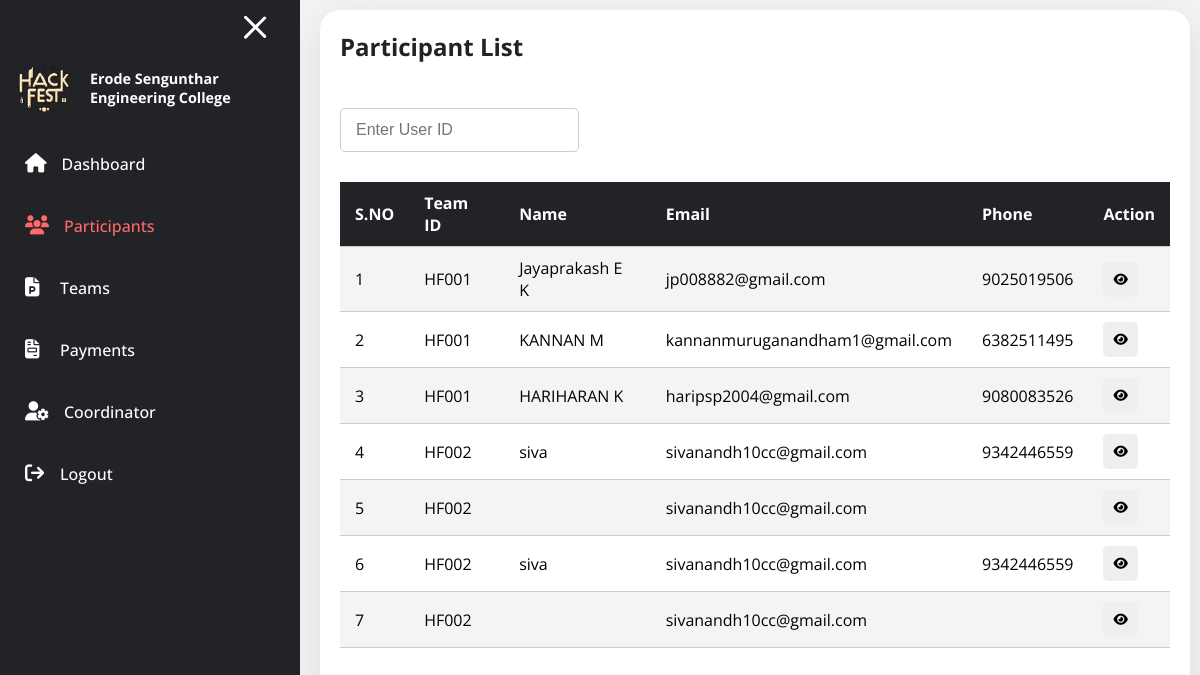
The app's page /admin/userList.php (signed in) with its own data.
### tables this page shows
CREATE TABLE `registration` (
  `ID` int(11) NOT NULL,
  `NAME` varchar(255) NOT NULL,
  `EMAIL` varchar(255) NOT NULL,
  `MOBILE` varchar(255) NOT NULL,
  `YEAR` varchar(255) NOT NULL,
  `DEPARTMENT` varchar(255) NOT NULL,
  `COLLEGE` text NOT NULL,
  `GENDER` varchar(255) NOT NULL,
  `T_ID` varchar(255) NOT NULL,
  `created_at` datetime NOT NULL DEFAULT current_timestamp()
);

### admin/userList.php (the view, shortened to what this page needs)
<?php
include "../config.php";
if (isset($_SESSION['id']) && isset($_SESSION['role'])) {
?>
    <!DOCTYPE html>
    <html lang="en">
    <head>
        <?php include "./includes.php"; ?>
    </head>
    <body>
        <?php include "./header.php"; ?>
        <div class="container">
            <div class="header">
                <h2>Participant List</h2>
            </div>
            <div class="search-form">
                <div class="input-group">
                    <input type="text" id="search-field" placeholder="Enter User ID">
                </div>
            </div>
            <div class="table">
                <table>
                    <tr>
                        <th>S.NO</th>
                        <th>Team ID</th>
                        <th>Name</th>
                        <th>Email</th>
                        <th>Phone</th>
                        <th>Action</th>
                    </tr>
                    <?php
                    $sql = "SELECT * FROM registration ORDER BY T_ID";
                    $result = $conn->query($sql);
                    if ($result->num_rows > 0) {
                        $i = 1;
                        while ($row = $result->fetch_assoc()) {
                    ?>
                            <tr>
                                <td><?php echo $i; ?></td>
                                <td><?php echo $row['T_ID']; ?></td>
                                <td><?php echo $row['NAME']; ?></td>
                                <td><?php echo $row['EMAIL']; ?></td>
                                <td><?php echo $row['MOBILE']; ?></td>
                                <td>
                                    <button onclick="fetchUser('<?php echo $row['ID']; ?>')">
                                        <i class="fa-solid fa-eye"></i>
                                    </button>
                                </td>
                            </tr>
                    <?php
                            $i++;
                        }
                    }
                    ?>
                </table>
            </div>
        </div>
    </body>
    </html>
<?php } else {
    header("Location: ./index.php");
}

### admin/includes.php (shortened to what this page needs)
<?php
$url = "http" . (isset($_SERVER["HTTPS"]) && $_SERVER["HTTPS"] === "on" ? "s" : "") . "://" . $_SERVER["HTTP_HOST"] . "/hackfest";
?>
<link rel="stylesheet" href="<?php echo $url; ?>/admin/css/style.css?<?php echo time();?>">

### admin/header.php (shortened to what this page needs)
<header>
    <label for="toggleInput">
        <span></span>
    </label>
    <div class="header">
        <img src="../assets/img/logo.png" alt="ESECollege Logo">
        <h2>
            Erode Sengunthar Engineering College
        </h2>
    </div>
    <nav>
        <ul>
            <li class="dashboard">
                <a href="./dashboard.php">
                    <i class="fa fa-home" aria-hidden="true" title="Dashboard"></i>
                    <span>Dashboard</span>
                </a>
            </li>
            <li class="userList">
                <a href="./userList.php">
                    <i class="fa fa-users" aria-hidden="true" title="Participants"></i>
                    <span>Participants</span>
                </a>
            </li>
            <li class="papersList">
                <a href="./papersList.php">
                    <i class="fa fa-file-powerpoint" aria-hidden="true" title="Teams"></i>
                    <span>Teams</span>
                </a>
            </li>
            <li class="paymentList">
                <a href="./paymentList.php">
                    <i class="fa fa-file-invoice" aria-hidden="true" title="Payments"></i>
                    <span>Payments</span>
                </a>
            </li>
            <li class="coordinatorList">
                <a href="./coordinatorList.php">
                    <i class="fa fa-user-gear" aria-hidden="true" title="Dashboard"></i>
                    <span>Coordinator</span>
                </a>
            </li>
            <li class="logout">
                <a href="./logout.php">
                    <i class="fa fa-arrow-right-from-bracket" aria-hidden="true" title="Dashboard"></i>
                    <span>Logout</span>
                </a>
            </li>
        </ul>
    </nav>
</header>

### admin/css/style.css (style rules this page uses)
:root { --primary: #ff6969; --secondary: #222327; --light: #ffffff; --danger: #d63031; --success: #00b894; --warning: #f1c40f; }
* { margin: 0; padding: 0; box-sizing: border-box; }
body { font-family: 'Open Sans', sans-serif; background-color: #f4f4f4; display: flex; gap: 10px; }
.search-form { width: 100%; margin: 10px auto; display: flex; flex-wrap: wrap; }
.search-form .input-group { margin: 10px; display: flex; flex-wrap: wrap; }
form .input-group input, form .input-group select, .search-form .input-group input, .search-form .input-group select { width: 100%; padding: 12px 15px; outline: none; border: 1px solid #ccc; border-radius: 5px; margin-top: 5px; font-size: 1rem; }
header { position: sticky; top: 0; max-width: 60px; height: 100vh; background-color: var(--secondary); padding: 10px; overflow: hidden; transition: all 0.5s ease-in-out; }
header.active { min-width: 300px; }
header label { display: flex; align-items: center; flex-direction: column; margin: 0 10px 10px; }
header.active label { align-items: flex-end; }
header label span { width: 30px; height: 3px; margin: 4px 0; background-color: var(--light); display: block; border-radius: 5px; transition: all .3s ease-in-out; }
header .header { display: flex; align-items: center; justify-content: space-between; }
header .header img { width: auto; height: 50px; object-fit: cover; }
header.active .header img { height: 70px; }
header .header h2 { color: var(--light); font-size: 0.9rem; font-weight: 700; margin-left: 10px; }
header nav { width: 100%; transition: all .3s ease-in-out; z-index: 1000; }
header nav ul { width: 100%; height: 100%; display: flex; flex-direction: column; gap: 20px; padding: 20px 15px; list-style: none; }
header nav ul li { width: 100%; margin: 10px 0; transition: all .3s ease-in-out; }
header nav ul li a { color: var(--light); font-size: 1rem; font-weight: 500; text-decoration: none; display: flex; align-items: center; gap: 15px; transition: all .3s ease-in-out; }
header nav ul li a:hover, header nav ul li.active a { color: var(--primary); }
header nav ul li a i { font-size: 1.2rem; min-width: 20px; }
header input:checked~label span:nth-child(3) { transform: rotate(-45deg) translateY(-14px); }
.container { width: 100%; background-color: var(--light); margin: 10px; border-radius: 20px; padding: 10px; box-shadow: rgba(0, 0, 0, 0.1) 0px 10px 50px; overflow-x: hidden; }
.container .header { display: flex; justify-content: space-between; align-items: center; margin-bottom: 20px; padding: 10px; }
.container .header h2 { color: var(--secondary); font-size: 1.5rem; font-weight: 700; }
.container .table { width: 100%; padding: 10px; overflow-x: auto; }
.container .table table { width: 100%; border-collapse: collapse; }
.container .table table tr { border-bottom: 1px solid #ccc; }
.container .table table th, .container .table table td { padding: 10px 15px; text-align: left; }
.container .table table th { background-color: var(--secondary); color: var(--light); }
.container .table table tr:nth-child(even) { background-color: #f4f4f4; }
.container .table table tr td button { padding: 10px; border: none; outline: none; border-radius: 5px; font-size: 0.8rem; font-weight: 600; cursor: pointer; transition: all .3s ease-in-out; }

### records on screen
registration: T_ID "HF001", NAME "Jayaprakash E K", EMAIL "jp008882@gmail.com", MOBILE "9025019506"
registration: T_ID "HF001", NAME "KANNAN M", EMAIL "kannanmuruganandham1@gmail.com", MOBILE "6382511495"
registration: T_ID "HF001", NAME "HARIHARAN K", EMAIL "haripsp2004@gmail.com", MOBILE "9080083526"
registration: T_ID "HF002", NAME "siva", EMAIL "sivanandh10cc@gmail.com", MOBILE "9342446559"
registration: T_ID "HF002", EMAIL "sivanandh10cc@gmail.com"
registration: T_ID "HF002", NAME "siva", EMAIL "sivanandh10cc@gmail.com", MOBILE "9342446559"
registration: T_ID "HF002", EMAIL "sivanandh10cc@gmail.com"
